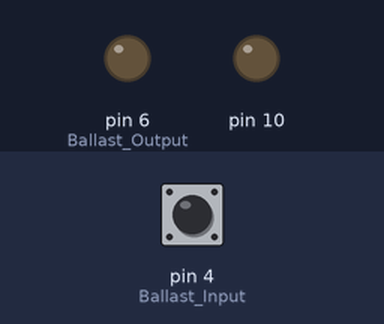
The sketch below on a simulated Arduino Uno, built with avr-gcc and run on an emulated ATmega328P. On the bench: output pins drawn as LEDs (lit = HIGH). The inputs (shaded band) are chosen by the test bench; at power-on: pin 4 (Ballast_Input) HIGH. Storage starts empty.

Above: at 1.2 s.
1.3 s: pin 4 (Ballast_Input) pulled LOW for 0.15 s
At 2.1 s:
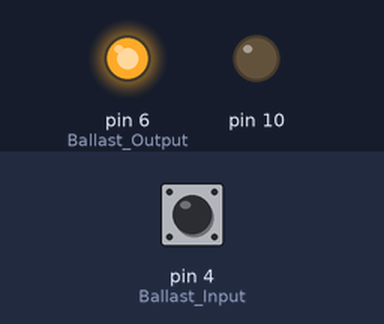
Timing chart, 0 to 4.3 s (numbered marks = the images above; inputs shaded):
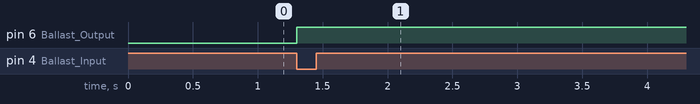

The sketch:

WSU_Ballast.ino
```cpp
/*
  WSU Ballast Valve Control and Temperature Logging

 The circuit:
 * One Wire Bus - pin 3
 * Ballast Valve Input - pin 4 (defined in Ballast_Input)
 * Ballast Valve Output - pin 6 (defined in Ballast_Output)
 * SD card attached to SPI bus as follows:
 ** MOSI - pin 11
 ** MISO - pin 12
 ** CLK - pin 13
 ** CS - pin 4

created  12 March 2013

by Bruce Rahn, K0BAR

 */

#include <SD.h>
#include <OneWire.h>
#include <DallasTemperature.h>
#include <Arduino.h>

//#define SDDEBUG
//#define ONEWIREADDRESS
//#define EDM
//#define TEMPERATURE

#define CYCLE_BALLAST_VALVE

#ifdef TEMPERATURE

// Data wire is plugged into pin 3 on the Arduino
#define ONE_WIRE_BUS 3

// Setup a oneWire instance to communicate with any OneWire devices
OneWire oneWire(ONE_WIRE_BUS);

// Pass our oneWire reference to Dallas Temperature.
DallasTemperature sensors(&oneWire);

// Assign the addresses of your 1-Wire temp sensors.
#ifdef EDM
// EDM Sensors
DeviceAddress batterySensor = {0x28, 0xD4, 0x93, 0x18, 0x04, 0x00, 0x00, 0x45};
DeviceAddress boxSensor = {0x28, 0x92, 0xDA, 0x00, 0x04, 0x00, 0x00, 0xBC};
DeviceAddress outsideSensor = {0x28, 0x16, 0xCC, 0x00, 0x04, 0x00, 0x00, 0x6A};
#else
// Flight Sensors
DeviceAddress batterySensor = {0x28, 0xFB, 0xAD, 0x8F, 0x02, 0x00, 0x00, 0x47};
DeviceAddress boxSensor = {0x28, 0xC2, 0x8E, 0x8F, 0x02, 0x00, 0x00, 0x8A};
DeviceAddress outsideSensor = {0x28, 0xA3, 0x76, 0x8F, 0x02, 0x00, 0x00, 0xE6};
#endif

#endif

// On the Ethernet Shield, CS is pin 4. Note that even if it's not
// used as the CS pin, the hardware CS pin (10 on most Arduino boards,
// 53 on the Mega) must be left as an output or the SD library
// functions will not work.
const int chipSelect = 10;
const int Ballast_Input = 4;
const int Ballast_Output = 6;
unsigned long timer=0;   //general purpose timer
unsigned long ballastTimer = 0;
unsigned long Ballast_Valve_Cycle_Timer = 0;
boolean DTMFballast;
boolean DTMFballaststate = 0;
boolean ballastvalvestate = 0;
boolean Ballast_Valve_Cycle_State = 0;
unsigned int filecounter = 0;
char filename[40];
char counter[3];
File dataFile;
float batterytemp;
float boxtemp;
float outsidetemp;

#define TempMeasurementTime 10000 //(in milliseconds) 10 seconds
#define BallastOpenTime 30000 //(in miliiseconds) 30 seconds
#define Ballast_Valve_Cycle_Time 10000 //(in milliseconds) 10 seconds
#define Ballast_Valve_Cycle_Open_Time 10000 //(in milliseconds 10 seconds

void setup()
{
#ifdef SDDEBUG
  // Open serial communications and wait for port to open:
  Serial.begin(9600);
  while (!Serial) {
    ; // wait for serial port to connect. Needed for Leonardo only
  }
  Serial.print("Initializing SD card...");
#endif
#ifdef ONEWIREADDRESS
  // Find one wire device address
  discoverOneWireDevices();
  return;
#endif

#ifdef TEMPERATURE
  // Start up the library
  sensors.begin();
  // set the resolution to 12 bit
  sensors.setResolution(batterySensor, 12);
  sensors.setResolution(boxSensor, 12);
  sensors.setResolution(outsideSensor, 12);
#endif

  // make sure that the default chip select pin is set to
  // output, even if you don't use it:
  pinMode(10, OUTPUT);
  // see if the card is present and can be initialized:
  if (!SD.begin(chipSelect)) {
#ifdef SDDEBUG
    Serial.println("Card failed, or not present");

#endif
    // don't do anything more:
    return;
  }
  dataFile = SD.open("/");
  dataFile.rewindDirectory();
  while (dataFile.openNextFile() != NULL)
  {
    ++filecounter;
  }
  strcpy(filename,"EBWL");
  sprintf(counter, "%02u",filecounter);
  strcat(filename, counter);
  strcat(filename, ".txt");
  dataFile.close();

  digitalWrite(Ballast_Output,LOW);
  pinMode(Ballast_Output,OUTPUT);
  pinMode(Ballast_Input,INPUT);
  digitalWrite(Ballast_Input,HIGH);

  timer=millis();
  Ballast_Valve_Cycle_Timer= timer;

#ifdef SDDEBUG
  Serial.println("card initialized.");
  Serial.println(timer);
#endif
}

void loop()
{
  DTMFballast = digitalRead(Ballast_Input);

  if((!DTMFballast) && (!DTMFballaststate))
  {
    DTMFballaststate = 1;
    ballastTimer = millis();
    digitalWrite(Ballast_Output, HIGH);
    ballastvalvestate = 1;
  }

  if((DTMFballast) && (DTMFballaststate))
  {
    DTMFballaststate = 0;
  }

  if(((millis()-ballastTimer)>=BallastOpenTime) && (ballastvalvestate))
  {
    digitalWrite(Ballast_Output,LOW);
    ballastvalvestate = 0;
    Ballast_Valve_Cycle_Timer = millis();
  }

#ifdef CYCLE_BALLAST_VALVE
  if(((millis()-Ballast_Valve_Cycle_Timer)>=Ballast_Valve_Cycle_Time) && (!Ballast_Valve_Cycle_State)&& (!ballastvalvestate))
  {
    digitalWrite(Ballast_Output,HIGH);
    Ballast_Valve_Cycle_State = 1;
    Ballast_Valve_Cycle_Timer = millis();
  }

 if(((millis()-Ballast_Valve_Cycle_Timer)>=Ballast_Valve_Cycle_Open_Time) && (Ballast_Valve_Cycle_State)&& (!ballastvalvestate))
  {
    digitalWrite(Ballast_Output,LOW);
    Ballast_Valve_Cycle_State = 0;
    Ballast_Valve_Cycle_Timer = millis();
  }
#endif

#ifdef TEMPERATURE
  readsensors();
#endif

}

#ifdef TEMPERATURE
void readsensors()
{
  if((millis()-timer)>=TempMeasurementTime)
  {
#ifdef SDDEBUG
    Serial.println(timer);
#endif
    timer=millis();
    sensors.requestTemperatures();
    // make a string for assembling the data to log:
    String dataString = "";
    char buffer[100];
    batterytemp = sensors.getTempC(batterySensor);
    dtostrf(batterytemp,5,2,buffer);
    dataString += String(buffer);
    dataString += ",";
    boxtemp = sensors.getTempC(boxSensor);
    dtostrf(boxtemp,5,2,buffer);
    dataString += String(buffer);
    dataString += ",";
    outsidetemp = sensors.getTempC(outsideSensor);
    dtostrf(outsidetemp,5,2,buffer);
    dataString += String(buffer);
    dataString += ",";
    dataString += String(DTMFballast);
    dataString += ",";
    dataString += String(ballastvalvestate);
    dataString += ",";
    dataString += String(DTMFhelium);
    dataString += ",";
    dataString += String(heliumvalvestate);
    dataString += ",";
    dataString += String(Ballast_Valve_Cycle_State);
    dataString += ",";
    dataString += String(Helium_Valve_Cycle_State);


    // open the file. note that only one file can be open at a time,
    // so you have to close this one before opening another.

    dataFile = SD.open(filename, FILE_WRITE);

    // if the file is available, write to it:
    if (dataFile) {
      dataFile.println(dataString);
      dataFile.close();
#ifdef SDDEBUG
      // print to the serial port too:
      Serial.println(dataString);
#endif
    }
    // if the file isn't open, pop up an error:
    else {
#ifdef SDDEBUG
      Serial.println("error opening datalog.txt");
#endif
    }
  }
}
#endif

#ifdef ONEWIREADDRESS
void discoverOneWireDevices(void) {
  byte i;
  byte present = 0;
  byte data[12];
  byte addr[8];

  Serial.print("Looking for 1-Wire devices...\n\r");
  while(oneWire.search(addr)) {
    Serial.print("\n\rFound \'1-Wire\' device with address:\n\r");
    for( i = 0; i < 8; i++) {
      Serial.print("0x");
      if (addr[i] < 16) {
        Serial.print('0');
      }
      Serial.print(addr[i], HEX);
      if (i < 7) {
        Serial.print(", ");
      }
    }
    if ( OneWire::crc8( addr, 7) != addr[7]) {
        Serial.print("CRC is not valid!\n");
        return;
    }
  }
  Serial.print("\n\r\n\rThat's it.\r\n");
  oneWire.reset_search();
  return;
}
#endif
```

Measured:
- after the input at 1.3 s, pin 6 (Ballast_Output): LOW → HIGH at once
